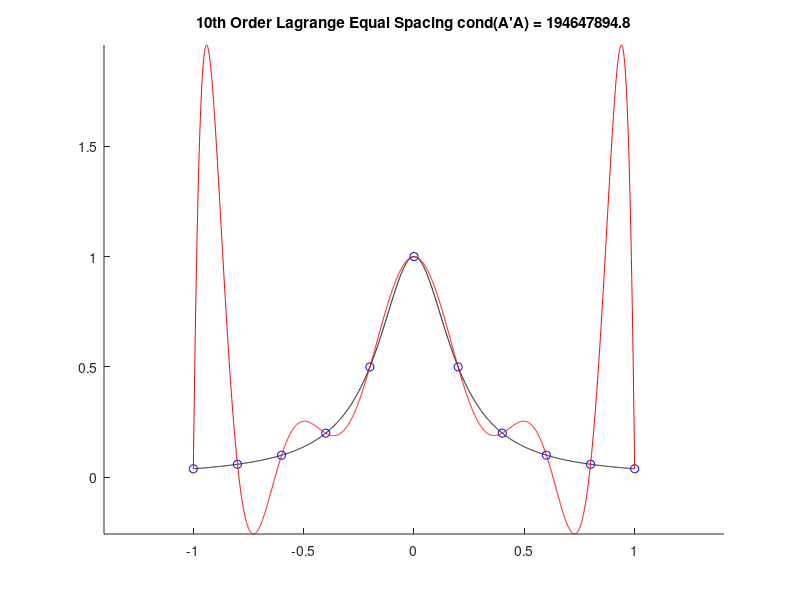
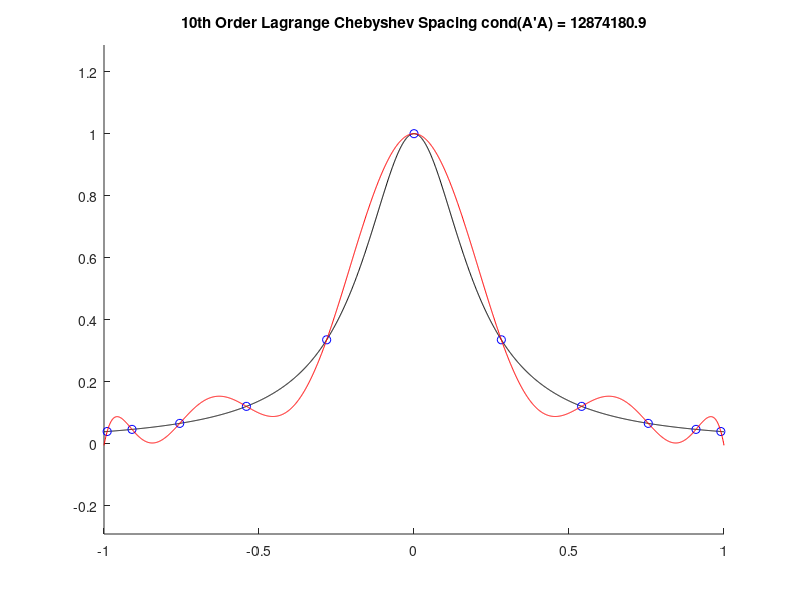

The MATLAB script that drew these images, in order: (Note: this script raises an error after producing the figures.)
%
% Illustrates polynomial fits to the Runge example (or half of an
% ellipse) through Lagrange polynomials with equal and Chebychev node
% spacing.  A fit using a Chebyshev polynomial is also generated, and
% the condition number of the associated information matrix for all
% fits is generated.
%
% The sample functions are are designed to be generated on a range of
% [-1, 1].  No normalization of the independent parameter
% (shifting/scaling) is performed for this example.
%
% Kurt Motekew  2025/03/15
%

%

close all;
clear;

  % Top part of an ellipse
%f = @(x) 0.5*sqrt(1 - x.*x);
  % Runge example
f = @(x) 1./(1 + 25*x.*x);

  % True function values (lots of points to capture ellipse shape
  % for when that function is chosen)
x = [-1:.001:1]';
y = f(x);

%
% Lagrange polynomial
%

  % Equal spacing polynomial nodes - order will be one less than the number
  % of fit points resulting in a polynomial passing through each point
xo = [-1:.2:1]';
yo = f(xo);
  % Number of nodes and polynomial order
n = size(xo,1);
order = n-1;

  % Vandermonde Matrix using equally spaced nodes
A = zeros(n);
A(:,1) = ones(size(xo));
for ii = 2:n
  A(:,ii) = xo.*A(:,ii-1);
end
  % Information matrix - output condition with plot
  % Solve using matrix inversion for illustrative purposes
  % vs. proper matrix decomposition and backwards substitution
F = (A'*A);
p = F^-1*A'*yo;
yp = zeros(size(x));
for ii = 1:n 
  yp = yp + p(ii)*x.^(ii-1);
end

figure;  hold on;
plot(x, y, '-k');
plot(xo, yo, 'ob');
plot(x, yp, '-r');
stitle = sprintf('%ith Order Lagrange Equal Spacing cond(A''A) = %1.1f',...
                 order, cond(F));
title(stitle);
axis equal;

%
% Lagrange polynomial with Chebyshev node spacing
%

  % Compute new fit points, but keep order and fit method the same
k = [1:n]';
xo = cos(0.5*pi*(2*k-1)/n);
yo = f(xo);

  % Vandermonde Matrix using Chebyshev node spacing
A = zeros(n);
A(:,1) = ones(size(xo));
for ii = 2:n
  A(:,ii) = xo.*A(:,ii-1);
end
F = (A'*A);
p = F^-1*A'*yo;
yp = zeros(size(x));
for ii = 1:n 
  yp = yp + p(ii)*x.^(ii-1);
end

figure;  hold on;
plot(x, y, '-k');
plot(xo, yo, 'ob');
plot(x, yp, '-r');
stitle = sprintf('%ith Order Lagrange Chebyshev Spacing cond(A''A) = %1.1f',...
                 order, cond(F));
title(stitle);
axis equal;

%
% Chebyshev polynomial
%

  % Repeat generation of Chebyshev nodes for convenience of reference
k = [1:n]';
xo = cos(0.5*pi*(2*k-1)/n);
yo = f(xo);
  % Fit using Chebyshev polynomials
T = zeros(n, order+1);
for ii = 1:n
  T(ii,:) = mth_tpoly(order, xo(ii));
end
F = (T'*T);
C = F^-1;
pt = C*T'*yo;
yt = zeros(size(x));
for ii = 1:n 
  yt = yt + T(ii)*pt(ii);
end

figure;  hold on;
plot(x, y, '-k');
plot(xo, yo, 'ob');
plot(x, yp, '-r');
stitle = sprintf('%ith Order Chebyshev cond(T''T) = %1.1f', order, cond(F));
title(stitle);
axis equal;

fprintf('\n');
